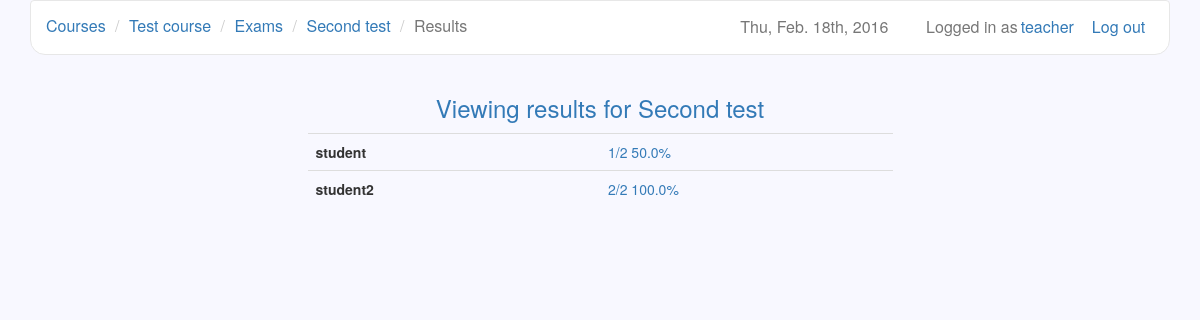
/courses/6/exams/5/results (signed in), run on the app's committed database.
### users/models.py (models this page shows)
class User(AbstractUser):
    is_teacher = models.BooleanField(default=False)

### courses/models.py (models this page shows, shortened)
class Course(models.Model):
    owner = models.ForeignKey(settings.AUTH_USER_MODEL, related_name='owner')
    name = models.CharField(max_length=30)
    description = models.TextField(blank=True)
    created = models.DateTimeField(auto_now_add=True)
    updated = models.DateTimeField(auto_now=True)
    participants = models.ManyToManyField(settings.AUTH_USER_MODEL, blank=True,
        through='Participation')

class Participation(models.Model):
    user = models.ForeignKey(settings.AUTH_USER_MODEL)
    course = models.ForeignKey(Course)

### exams/models.py (models this page shows, shortened)
class Exam(models.Model):
    name = models.CharField(max_length=30)
    description = models.TextField(blank=True)
    created = models.DateTimeField(auto_now_add=True)
    updated = models.DateTimeField(auto_now=True)
    password = models.CharField(max_length=10, blank=True)
    time_limit = models.TimeField()
    active_from = models.DateTimeField()
    active_to = models.DateTimeField()
    course = models.ForeignKey(Course)
    category = models.CharField(max_length=30)
    question_count = models.IntegerField()
    questions = models.ManyToManyField(Question, blank=True,
        through='ExamQuestion')

### exams/views.py (the view)
# urls.py: url(r'^(?P<exam_id>\d+)/results$', views.view_exam_results,
@user_passes_test(teacher_check)
def view_exam_results(request, course_id, exam_id):
    course = Course.objects.get(id=course_id)
    exam = Exam.objects.get(id=exam_id)
    if request.user == course.owner:
        participants = Participation.objects.filter(course=course)
        count = ExamQuestion.objects.filter(exam=exam).count()
        scores = {}
        for participant in participants:
            try:
                score = (Score.objects.get(user=participant.user, exam=exam)
                    .score)
                scores[participant] = format_score(score, count)
            except ObjectDoesNotExist:
                scores[participant] = "Not taken"
        return render(request, 'view_exam_results.html', {'course': course,
            'exam': exam, 'scores': scores})
    return redirect('/courses/')

### courses/views.py (called while the page is built)
def teacher_check(user):
    if user.is_anonymous():
        return False
    return user.is_teacher

def format_score(score, count):
    percentage = str(float(score) / float(count) * 100) + '%'
    return str(score) + '/' + str(count) + ' ' + percentage

### exams/templates/view_exam_results.html
{% extends 'base.html' %}
{% block navigation %}
  <li><a href="{% url 'teacher_courses' %}">Courses</a></li>
  <li><a href="{% url 'edit_course' course.id %}">{{ course.name }}</a></li>
  <li><a href="{% url 'list_exams' course.id %}">Exams</a></li>
  <li><a href="{% url 'edit_exam' course.id exam.id %}">{{ exam.name }}</a></li>
  <li class="active">Results</li>
{% endblock %}
{% block header %}Viewing results for {{ exam.name }}{% endblock %}
{% block dashboard %}
  <table class="table table-hover">
    {% for student, score in scores.items %}
      <tr>
        <th>{{ student.user }}</th>
        <td>
          {% if score == "Not taken" %}
            {{ score }}
          {% else %}
            <a href="{% url 'view_participant_result' course.id exam.id student.user.id %}">
              {{ score }}
            </a>
          {% endif %}
        </td>
      </tr>
    {% endfor %}
  </table>
{% endblock %}

### django-lms/templates/base.html (shortened to what this page needs)
{% load staticfiles %}
<!DOCTYPE html>
<html>
  <head>
    <link href="/static/libs/bootstrap/css/bootstrap.min.css" rel="stylesheet">
    <link href="/static/libs/datetimepicker/jquery.datetimepicker.css"
      rel="stylesheet">
    <link href="/static/base.css" rel="stylesheet">
    <link rel="stylesheet" type="text/css" href="/static/libs/markitup/skins/simple/style.css">
    <link rel="stylesheet" type="text/css" href="/static/libs/markitup/sets/default/style.css">
  </head>
  <body>
    <div class="container">
      <nav class="navbar navbar-default" role="navigation">
        {% if user.is_active %}
          <a class="btn navbar-btn navbar-right" id="logout"
            href="{% url 'logout' %}">
            Log out
          </a>
          <a href="{% url 'profile' %}" class="navbar-text navbar-right" id="user">
              {{ user.username }}
          </a>
          <span class="navbar-text navbar-right">Logged in as</span>
        {% else %}
          <a class="navbar-brand" href="/">Django-LMS</a>
        {% endif %}
        <span class="navbar-text navbar-right" id="date">
          {% now "D, M. jS, Y" %}
        </span>
        <ul class="breadcrumb">
          {% block navigation %}{% endblock %}
        </ul>
      </nav>
      <div class="row">
        <h3 class="text-primary text-center">
          {% block header %}{% endblock %}
        </h3>
        <div class="list-group center">
          {% block dashboard %}{% endblock %}
        </div>
      </div>
    </div>
  </body>
</html>

### django-lms/static/base.css (style rules this page uses)
body { background-color: #F8F8FF; }
#date, #logout { margin-right: 1%; padding-right: 1%; font-size: 16px; }
#user { margin-right: 5px; margin-left: 3px; color: #337ab7; }
table { table-layout:fixed; width: 70%; border-collapse: collapse; }
td { word-wrap:break-word; }
.center { width: 50%; margin-top: 1%; margin-left: auto; margin-right: auto; }
.navbar { border-bottom-right-radius: 15px; border-bottom-left-radius: 15px; }
.navbar-default { background-color: white; }
.navbar-text { font-size: 16px; }
.breadcrumb { background-color: transparent; margin-top: 0.5%; margin-bottom: -1%; font-size: 16px; }

### data on the page
User: username "teacher"
Course: name "Test course"
Exam: name "Second test"
Participation: user "student", score "1/2 50.0%"
Participation: user "student2", score "2/2 100.0%"
